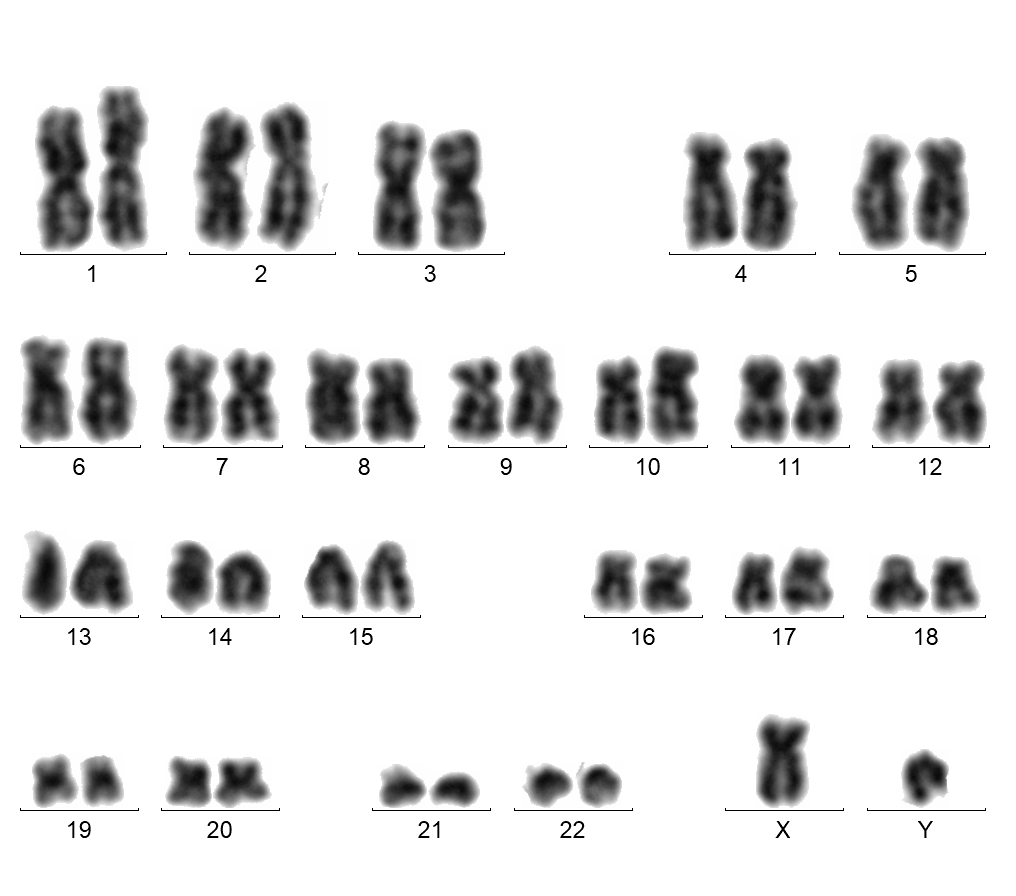
#> input picture data/image/k/8129A.001.K.TIF, 1016 x 896 px, given as the content of the folder /data1/huangkaibin/Data/karyotype/origin_split/a_crop/, which was not available
$ jupyter execute --allow-errors surf.ipynb
#> lines starting #> are read from the running program, lines starting #| are printed output that depends on the picture; after the words box and inside, x2 and y2 are one past the last pixel; in counts of white or black regions, pixels touching at a corner belong together; pictures that were not available may be replaced by others from this repository, and a replacement may not be noted
#> further down, im_a is the input picture: shape (896, 1016); min 0, max 255, mean 225.1
### data/utils.py
import cv2
import numpy as np

def show_spec_area(image, bbox, bg_val):
    x0, y0, x1, y1 = bbox
    img = image.copy()
    img[:x0, :] = bg_val
    img[x1:, :] = bg_val
    img[:, :y0] = bg_val
    img[:, y1:] = bg_val
    return img

# [6 lines left out: function crop_a, not called in this run]

def clean_box_num(image):
    img = image.copy()
    x, y = img.shape[:2]
    low_idxs, y_sum = [], []
    for i in range(x):
        y_sum.append(sum(img[i, :])/y)
        if y_sum[-1] < 100:
            low_idxs.append(i)
#> after the loop, low_idxs = [254, 447, 617, 810]; y_sum = 896 values, max 255 at index 0, min 45.18 at index 447, mean 225.1

    for low_idx in low_idxs:
        img[low_idx:low_idx+40, :] = 255
#> this loop made 4 passes
#> low_idx on passes 1 to 4: 254, 447, 617, 810
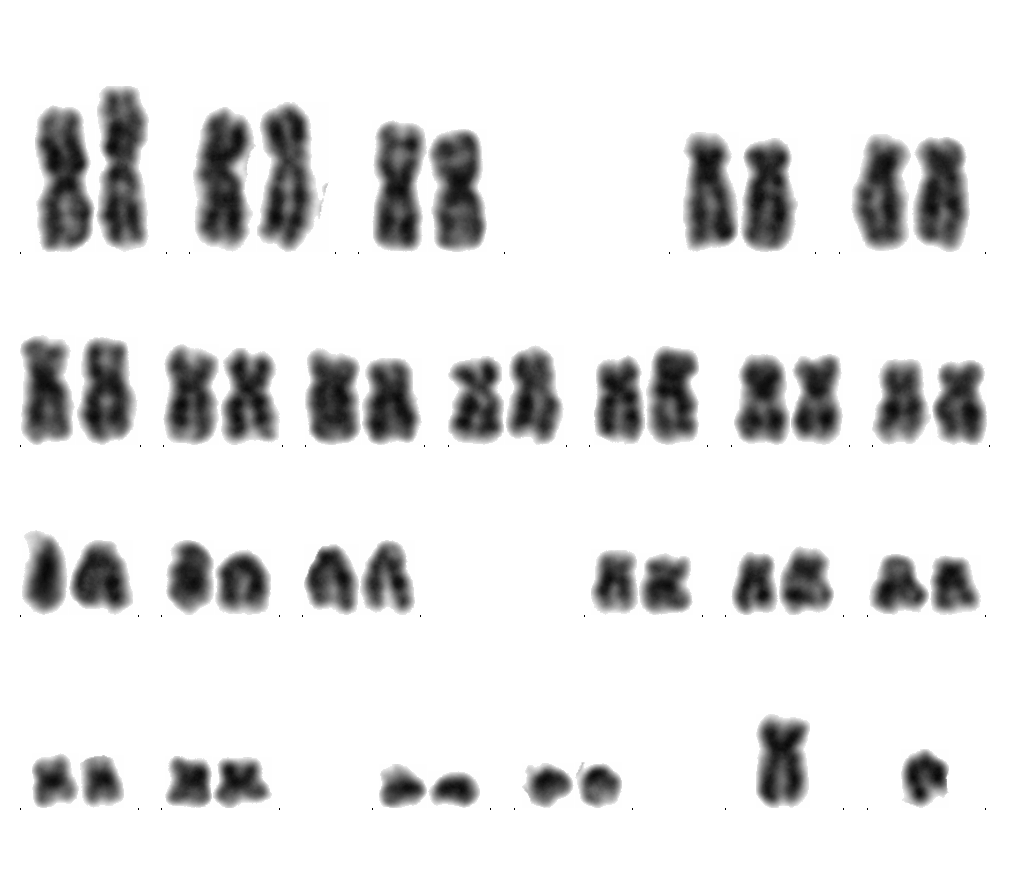
#> img: shape (896, 1016); 0.68% of pixels changed, all inside (x1, y1, x2, y2) = (20, 254, 990, 838)

    return img

# [19 lines left out: functions calc_bottom_pt, get_cls_from_pt, not called in this run]

def threshold_segm(image, threshold=254):
    img = image.copy()
    img = clean_box_num(img)
    img[img==0] = 255
#> img: shape (896, 1016); 0.01% of pixels changed, all inside (x1, y1, x2, y2) = (20, 252, 990, 810)

    return 255*(img<threshold).astype(np.uint8)
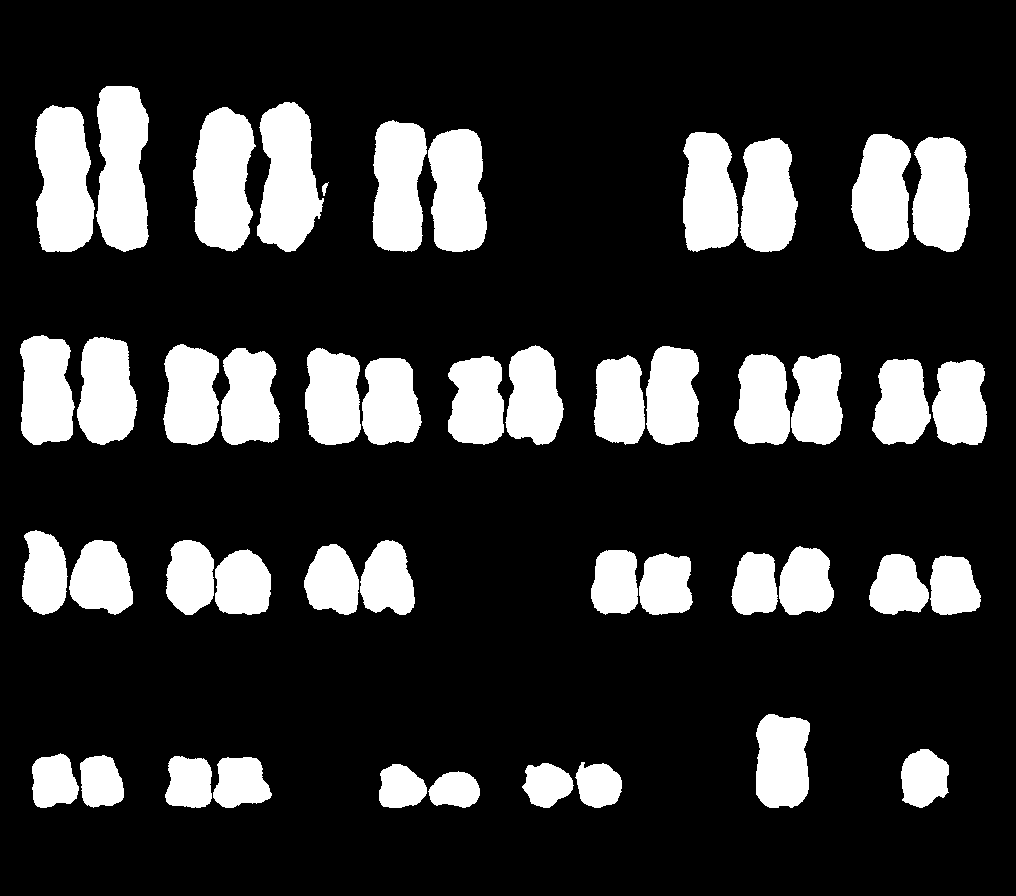
#> returned value: shape (896, 1016); 19.6% white; 47 white regions, largest, box (x1, y1, x2, y2) and area: (96, 86, 149, 252) 7241, (35, 105, 95, 252) 7094, (193, 107, 256, 252) 7018
#> `im_a = 255 - im_a`:
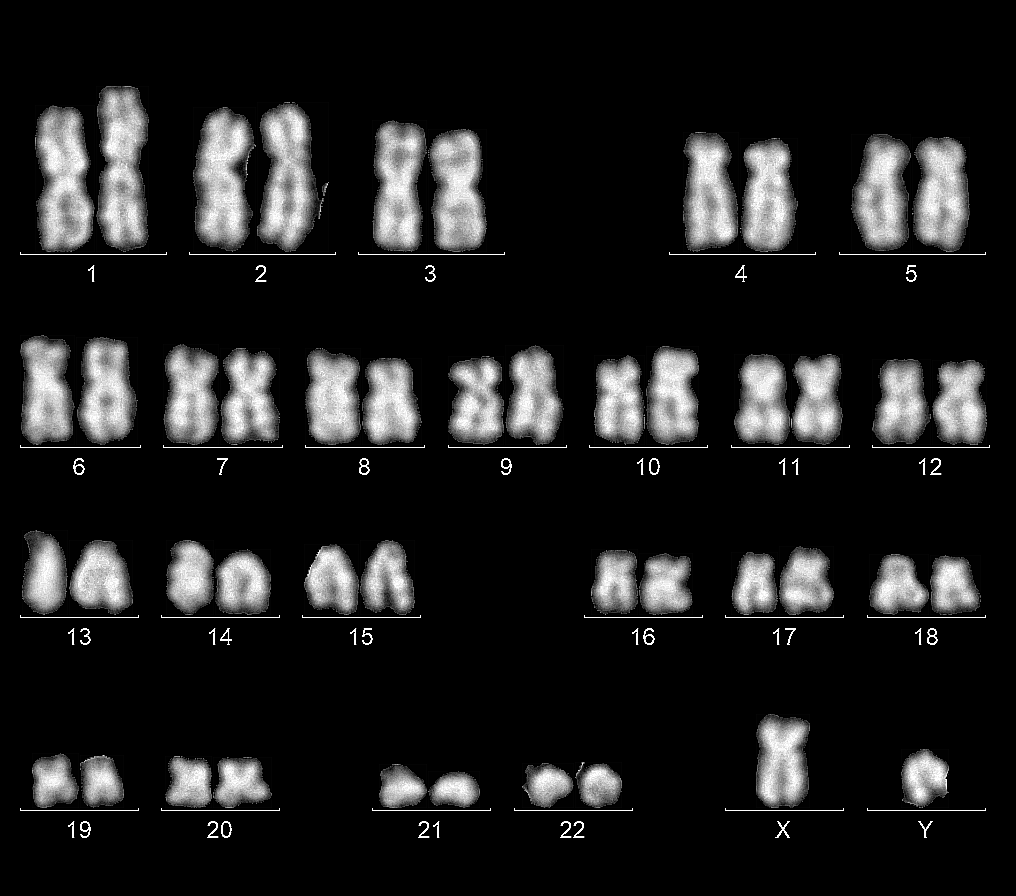
#> im_a: shape (896, 1016); min 0, max 255, mean 31.1

def fill_holes(mask):
    im = cv2.copyMakeBorder(mask, 1, 1, 1, 1, cv2.BORDER_CONSTANT, value=0)
    im_fill = im.copy()
    h, w = im.shape[:2]
    mask = np.zeros((h+2, w+2), np.uint8)
    cv2.floodFill(im_fill, mask, (0, 0), 255)
    im_fill_inv = cv2.bitwise_not(im_fill)
    im_out = im | im_fill_inv
    return im_out[1:-1, 1:-1]

### data/surf.ipynb
[cell 1]
import cv2
import os
import skimage
import numpy as np
from skimage.measure import label, regionprops
import matplotlib.pyplot as plt

import utils
import orb

[cell 2]
# [9 lines left out: function surf_match, not called in this run]

[cell 3]
# [17 lines left out: function estimate_matrix, not called in this run]

[cell 4]
im_a_path = '/data1/huangkaibin/Data/karyotype/origin_split/a_crop/'
im_k_path = '/data1/huangkaibin/Data/karyotype/origin_split/k/'

im_a_name = sorted(list(os.listdir(im_a_path)))
im_k_name = sorted(list(os.listdir(im_k_path)))

kernel = np.ones((5, 5), np.uint8)

# def preprocess_img()

#> (the rest of this cell did not finish here and is left out)

#> (a cell that did not finish here is left out)

[cell 6]
# [14 lines left out: function orb_match, not called in this run]

[cell 7]
im_a_path = '/data1/huangkaibin/Data/karyotype/origin_split/a_crop/'
im_k_path = '/data1/huangkaibin/Data/karyotype/origin_split/k/'

im_a_name = sorted(list(os.listdir(im_a_path)))
im_k_name = sorted(list(os.listdir(im_k_path)))

k_sharpen = np.array([[-1, -1, -1], [-1, 9, -1], [-1, -1, -1]], np.float32)
k_erode = np.ones((5, 5), np.uint8)

#> (the rest of this cell did not finish here and is left out)

#> the loop in clean_box_num (call 2), `for low_idx in low_idxs:` made 4 passes

    for prop in regionprops(label(mask_k)):
#         sub_im_k = im_k[prop.bbox[0]:prop.bbox[2], prop.bbox[1]:prop.bbox[3]]
#         sub_mask_k = mask_k[prop.bbox[0]:prop.bbox[2], prop.bbox[1]:prop.bbox[3]]
        sub_im_k = utils.show_spec_area(im_k, prop.bbox, 255)
        sub_im_k = cv2.filter2D(sub_im_k, -1, k_sharpen)
        sub_mask_k = utils.show_spec_area(mask_k, prop.bbox, 0)
        if sub_mask_k.sum()/255 > 200:
#             sub_mask_k = utils.fill_holes(sub_mask_k)

            detector = cv2.xfeatures2d.SURF_create(10000)
#             detector = cv2.ORB_create(10000)

            sub_im_k = 255 - sub_im_k
            kpts1, desc1 = detector.detectAndCompute(sub_im_k, None)
            kpts2, desc2 = detector.detectAndCompute(im_a, None)

#             matcher = cv2.DescriptorMatcher_create(cv2.DescriptorMatcher_BRUTEFORCE_HAMMING)
#             print(desc1.dtype)
            matcher = cv2.BFMatcher(cv2.NORM_L1)
            nn_matches = matcher.knnMatch(desc1, desc2, 2)

            good = []
            for m, n in nn_matches:
                if m.distance < 0.75 * n.distance:
                    good.append(m)
            match_draw = cv2.drawMatches(sub_im_k, kpts1, im_a, kpts2, good, None)
            plt.imshow(match_draw)
            plt.show()

$ run again, on data/image/k/8129A.019.K.TIF
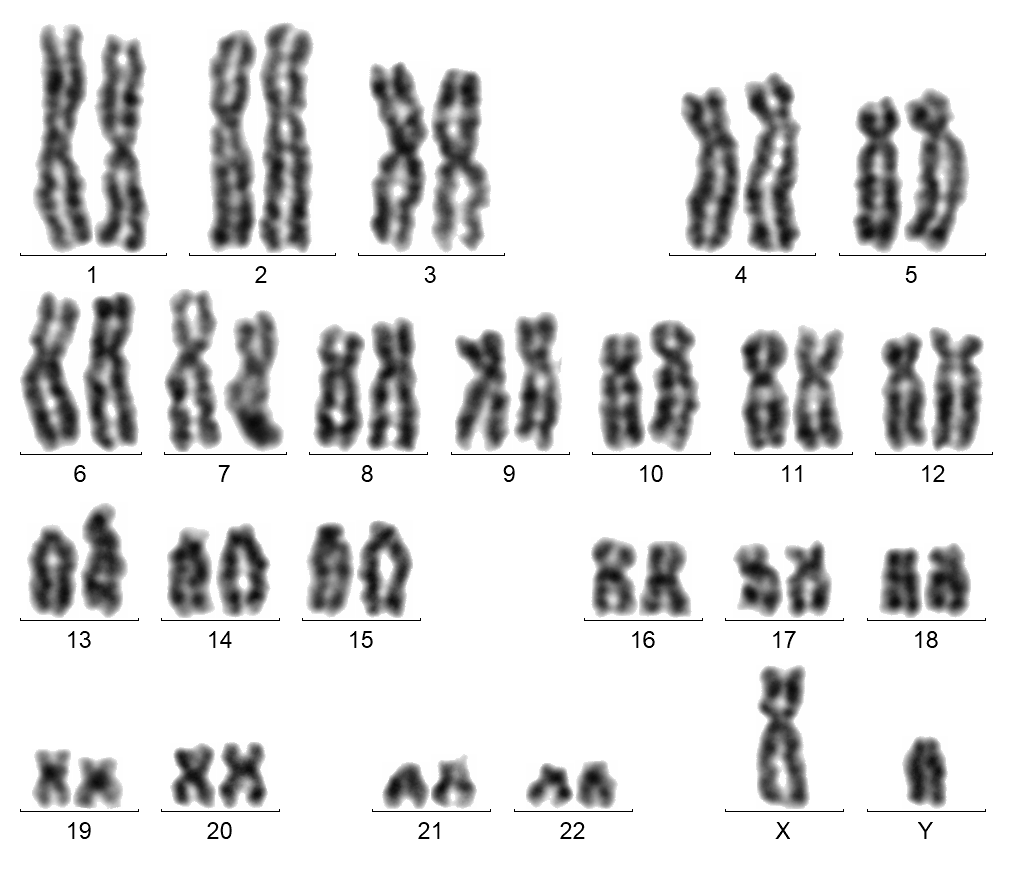
#> input picture data/image/k/8129A.019.K.TIF, 1016 x 896 px, given as the content of the folder /data1/huangkaibin/Data/karyotype/origin_split/a_crop/, which was not available
#> im_a is the input picture: shape (896, 1016); min 0, max 255, mean 220.2
#> after the loop in clean_box_num, `for i in range(x):`: low_idxs = [255, 454, 620, 811]; y_sum = 896 values, max 255 at index 0, min 44.42 at index 454, mean 220.2
#> the loop in clean_box_num, `for low_idx in low_idxs:` made 4 passes
#> low_idx on passes 1 to 4: 255, 454, 620, 811
#> in threshold_segm, `return 255*(img<threshold).astype(np.uint8)`:
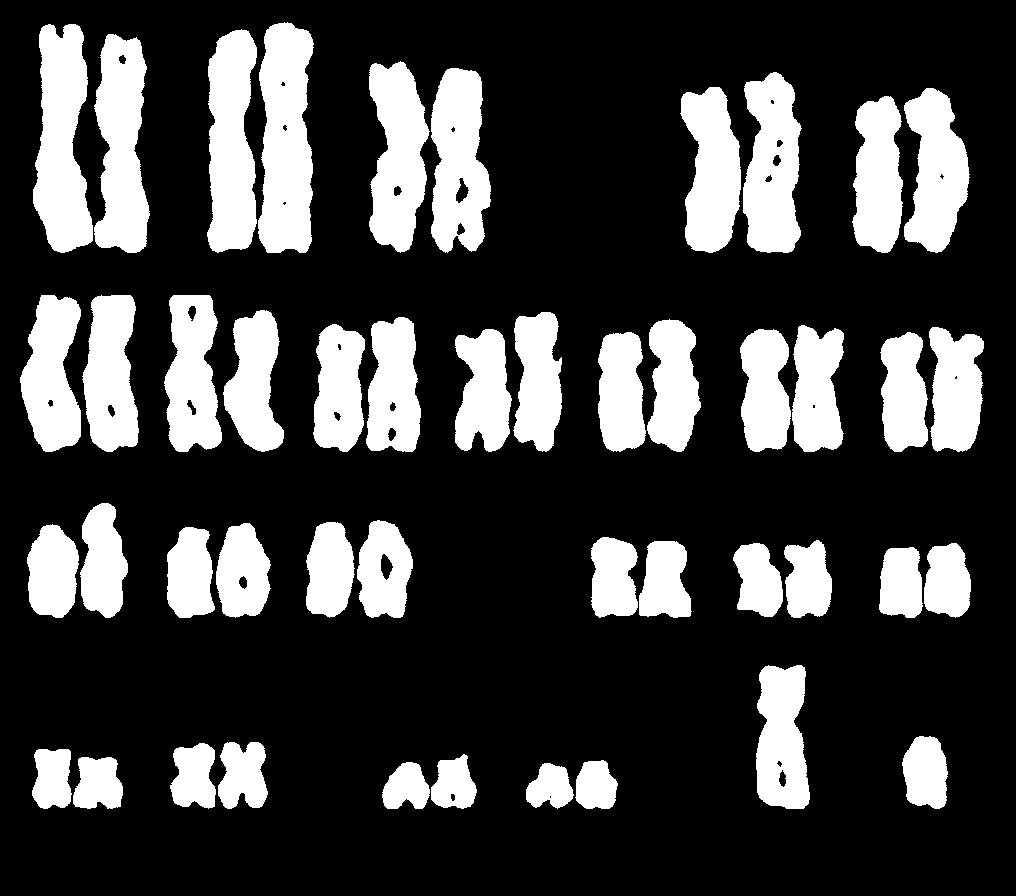
#> returned value: shape (896, 1016); 24.8% white; 46 white regions, largest, box (x1, y1, x2, y2) and area: (258, 22, 314, 253) 10471, (33, 24, 93, 253) 9625, (207, 29, 257, 253) 8944
#> `im_a = 255 - im_a`:
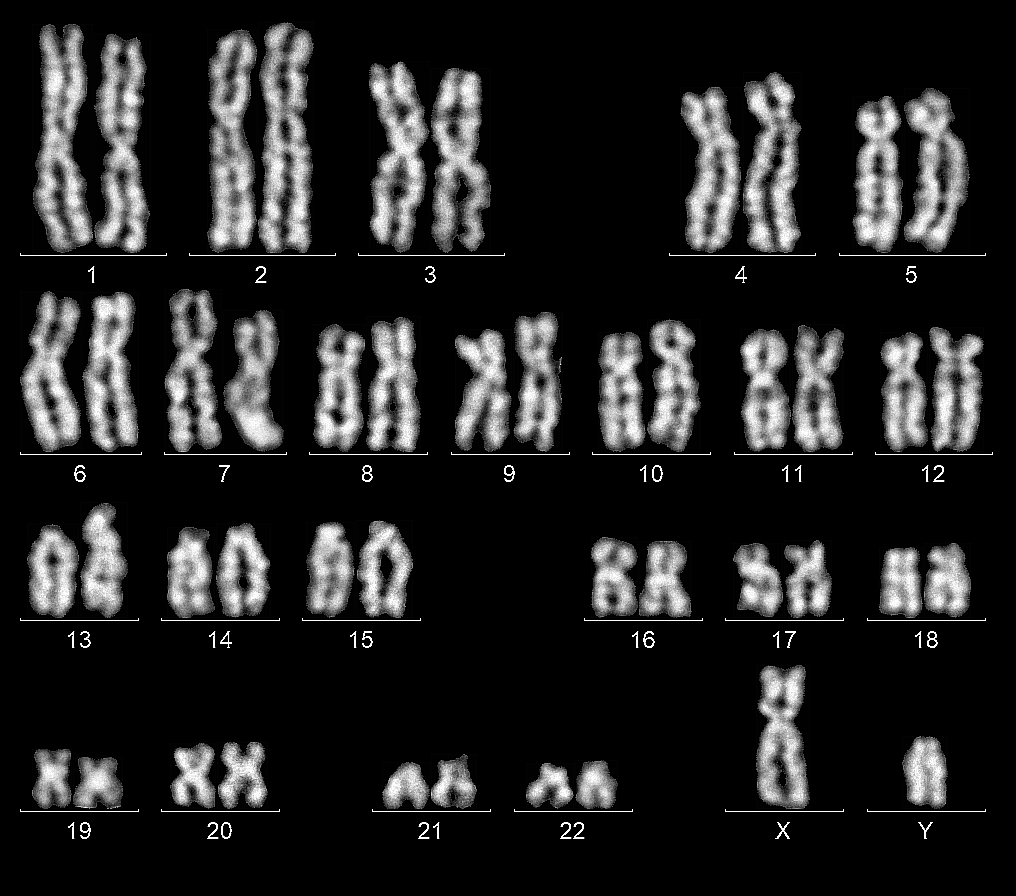
#> im_a: shape (896, 1016); min 0, max 255, mean 36.5
#> the loop in clean_box_num (call 2), `for low_idx in low_idxs:` made 4 passes
